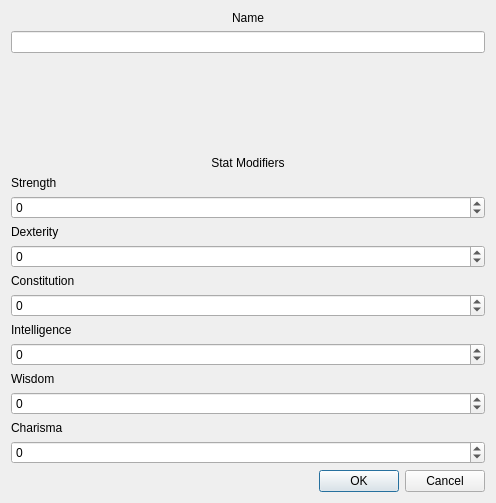
<?xml version="1.0" encoding="UTF-8"?>
<ui version="4.0">
 <class>Dialog</class>
 <widget class="QDialog" name="Dialog">
  <property name="geometry">
   <rect>
    <x>0</x>
    <y>0</y>
    <width>496</width>
    <height>503</height>
   </rect>
  </property>
  <property name="windowTitle">
   <string>Edit Race</string>
  </property>
  <layout class="QVBoxLayout" name="verticalLayout">
   <item>
    <widget class="QLabel" name="label">
     <property name="text">
      <string>Name</string>
     </property>
     <property name="alignment">
      <set>Qt::AlignmentFlag::AlignCenter</set>
     </property>
    </widget>
   </item>
   <item>
    <widget class="QLineEdit" name="name"/>
   </item>
   <item>
    <spacer name="verticalSpacer">
     <property name="orientation">
      <enum>Qt::Orientation::Vertical</enum>
     </property>
     <property name="sizeHint" stdset="0">
      <size>
       <width>20</width>
       <height>40</height>
      </size>
     </property>
    </spacer>
   </item>
   <item>
    <widget class="QLabel" name="label_2">
     <property name="text">
      <string>Stat Modifiers</string>
     </property>
     <property name="alignment">
      <set>Qt::AlignmentFlag::AlignCenter</set>
     </property>
    </widget>
   </item>
   <item>
    <widget class="QLabel" name="label_3">
     <property name="text">
      <string>Strength</string>
     </property>
    </widget>
   </item>
   <item>
    <widget class="QSpinBox" name="strengthModifier">
     <property name="minimum">
      <number>-999999999</number>
     </property>
     <property name="maximum">
      <number>999999999</number>
     </property>
    </widget>
   </item>
   <item>
    <widget class="QLabel" name="label_4">
     <property name="text">
      <string>Dexterity</string>
     </property>
    </widget>
   </item>
   <item>
    <widget class="QSpinBox" name="dexterityModifier">
     <property name="minimum">
      <number>-999999999</number>
     </property>
     <property name="maximum">
      <number>999999999</number>
     </property>
    </widget>
   </item>
   <item>
    <widget class="QLabel" name="label_5">
     <property name="text">
      <string>Constitution</string>
     </property>
    </widget>
   </item>
   <item>
    <widget class="QSpinBox" name="constitutionModifier">
     <property name="minimum">
      <number>-999999999</number>
     </property>
     <property name="maximum">
      <number>999999999</number>
     </property>
    </widget>
   </item>
   <item>
    <widget class="QLabel" name="label_6">
     <property name="text">
      <string>Intelligence</string>
     </property>
    </widget>
   </item>
   <item>
    <widget class="QSpinBox" name="intelligenceModifier">
     <property name="minimum">
      <number>-999999999</number>
     </property>
     <property name="maximum">
      <number>999999999</number>
     </property>
    </widget>
   </item>
   <item>
    <widget class="QLabel" name="label_7">
     <property name="text">
      <string>Wisdom</string>
     </property>
    </widget>
   </item>
   <item>
    <widget class="QSpinBox" name="wisdomModifier">
     <property name="minimum">
      <number>-999999999</number>
     </property>
     <property name="maximum">
      <number>999999999</number>
     </property>
    </widget>
   </item>
   <item>
    <widget class="QLabel" name="label_8">
     <property name="text">
      <string>Charisma</string>
     </property>
    </widget>
   </item>
   <item>
    <widget class="QSpinBox" name="charismaModifier">
     <property name="minimum">
      <number>-999999999</number>
     </property>
     <property name="maximum">
      <number>999999999</number>
     </property>
    </widget>
   </item>
   <item>
    <widget class="QDialogButtonBox" name="buttonBox">
     <property name="orientation">
      <enum>Qt::Orientation::Horizontal</enum>
     </property>
     <property name="standardButtons">
      <set>QDialogButtonBox::StandardButton::Cancel|QDialogButtonBox::StandardButton::Ok</set>
     </property>
    </widget>
   </item>
  </layout>
 </widget>
 <resources/>
 <connections>
  <connection>
   <sender>buttonBox</sender>
   <signal>accepted()</signal>
   <receiver>Dialog</receiver>
   <slot>accept()</slot>
   <hints>
    <hint type="sourcelabel">
     <x>248</x>
     <y>254</y>
    </hint>
    <hint type="destinationlabel">
     <x>157</x>
     <y>274</y>
    </hint>
   </hints>
  </connection>
  <connection>
   <sender>buttonBox</sender>
   <signal>rejected()</signal>
   <receiver>Dialog</receiver>
   <slot>reject()</slot>
   <hints>
    <hint type="sourcelabel">
     <x>316</x>
     <y>260</y>
    </hint>
    <hint type="destinationlabel">
     <x>286</x>
     <y>274</y>
    </hint>
   </hints>
  </connection>
 </connections>
</ui>
